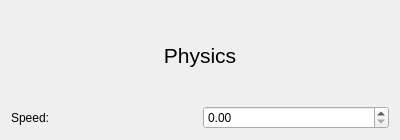
<?xml version="1.0" encoding="UTF-8"?>
<ui version="4.0">
 <class>PhysicsWidget</class>
 <widget class="QWidget" name="PhysicsWidget">
  <property name="geometry">
   <rect>
    <x>0</x>
    <y>0</y>
    <width>400</width>
    <height>140</height>
   </rect>
  </property>
  <property name="windowTitle">
   <string>Form</string>
  </property>
  <layout class="QVBoxLayout" name="verticalLayout">
   <item>
    <widget class="QLabel" name="label">
     <property name="font">
      <font>
       <pointsize>16</pointsize>
      </font>
     </property>
     <property name="text">
      <string>Physics</string>
     </property>
     <property name="alignment">
      <set>Qt::AlignCenter</set>
     </property>
    </widget>
   </item>
   <item>
    <layout class="QHBoxLayout" name="horizontalLayout">
     <item>
      <widget class="QLabel" name="label_2">
       <property name="text">
        <string>Speed:</string>
       </property>
      </widget>
     </item>
     <item>
      <widget class="QDoubleSpinBox" name="speedSpinBox"/>
     </item>
    </layout>
   </item>
  </layout>
 </widget>
 <resources/>
 <connections/>
</ui>
